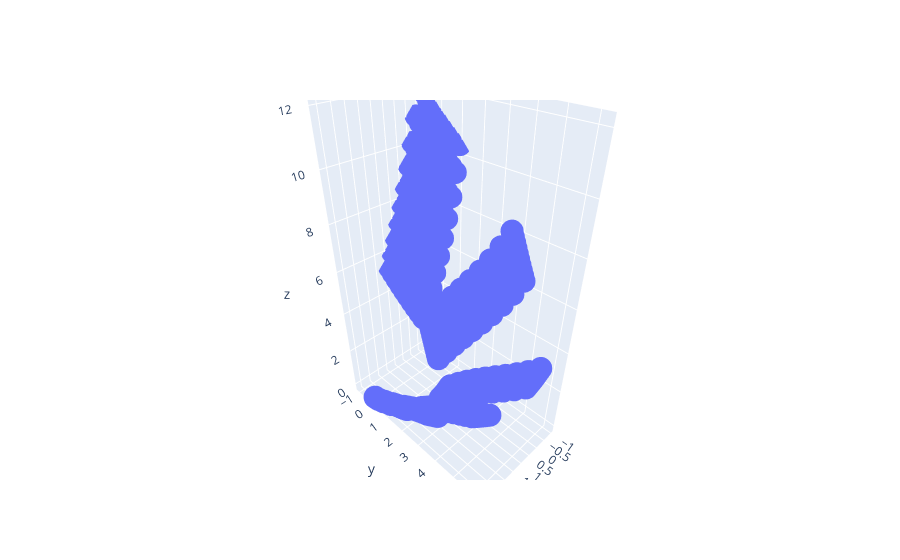

The cell this chart's notebook holds for it:
### Code cell
fig = go.Figure()
fig.add_trace(go.Scatter3d(
    x=x[:,1],
    y=x[:,2],
    z=v[:,0],
    mode='markers',
))
fig.show()

### Figure 1 — Plotly figure (JSON) as saved in the notebook; plotly's stock layout.template omitted (floating-point values rounded to 4 significant figures; data arrays with more than 128 entries replaced by an {"elided": "..."} marker saying what was removed)
{"data": [{"mode": "markers", "type": "scatter3d", "x": {"elided": "1000 float values"}, "y": {"elided": "1000 float values"}, "z": {"elided": "1000 float values"}}], "layout": {}}
